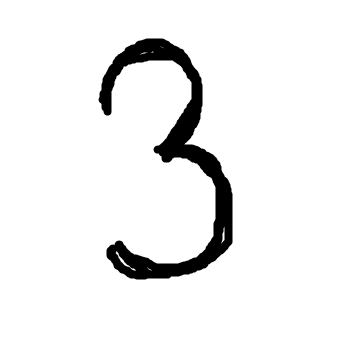
//> input picture Keras/opencv/image.png, 360 x 360 px
$ ./mnist   (built with g++ and OpenCV 4)
//> lines starting //> are read from the running program, lines starting //| are printed output that depends on the picture
#include <opencv2/opencv.hpp>
#include <iostream>

#ifndef _DEBUG
#pragma comment(lib, "opencv_world3411.lib")
#else
#pragma comment(lib, "opencv_world3411d.lib")
#endif

int main()
{
    cv::Mat image = cv::imread("image.png");
//> image is the input picture: 360 rows x 360 cols, CV_8UC3; min 0, max 255, mean 239.8
    cv::cvtColor(image, image, cv::COLOR_BGR2GRAY);
//> image: 360 rows x 360 cols, CV_8UC1

    cv::namedWindow("image");
    cv::imshow("image", image);
    cv::waitKey(1000);

    cv::resize(image, image, cv::Size(28, 28));
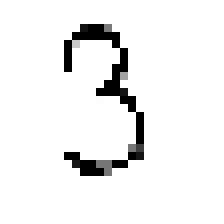
//> image: 28 rows x 28 cols, CV_8UC1 (shown 8 times larger); min 0, max 255, mean 239.5
    image = 0xff - image;
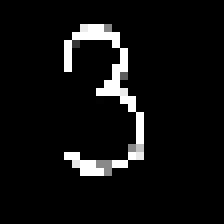
//> image: 28 rows x 28 cols, CV_8UC1 (shown 8 times larger); min 0, max 255, mean 15.5

//> (the run ends here: the program stops with an error, at `cv::dnn::Net net = cv::dnn::readNet("model.pb");`)
